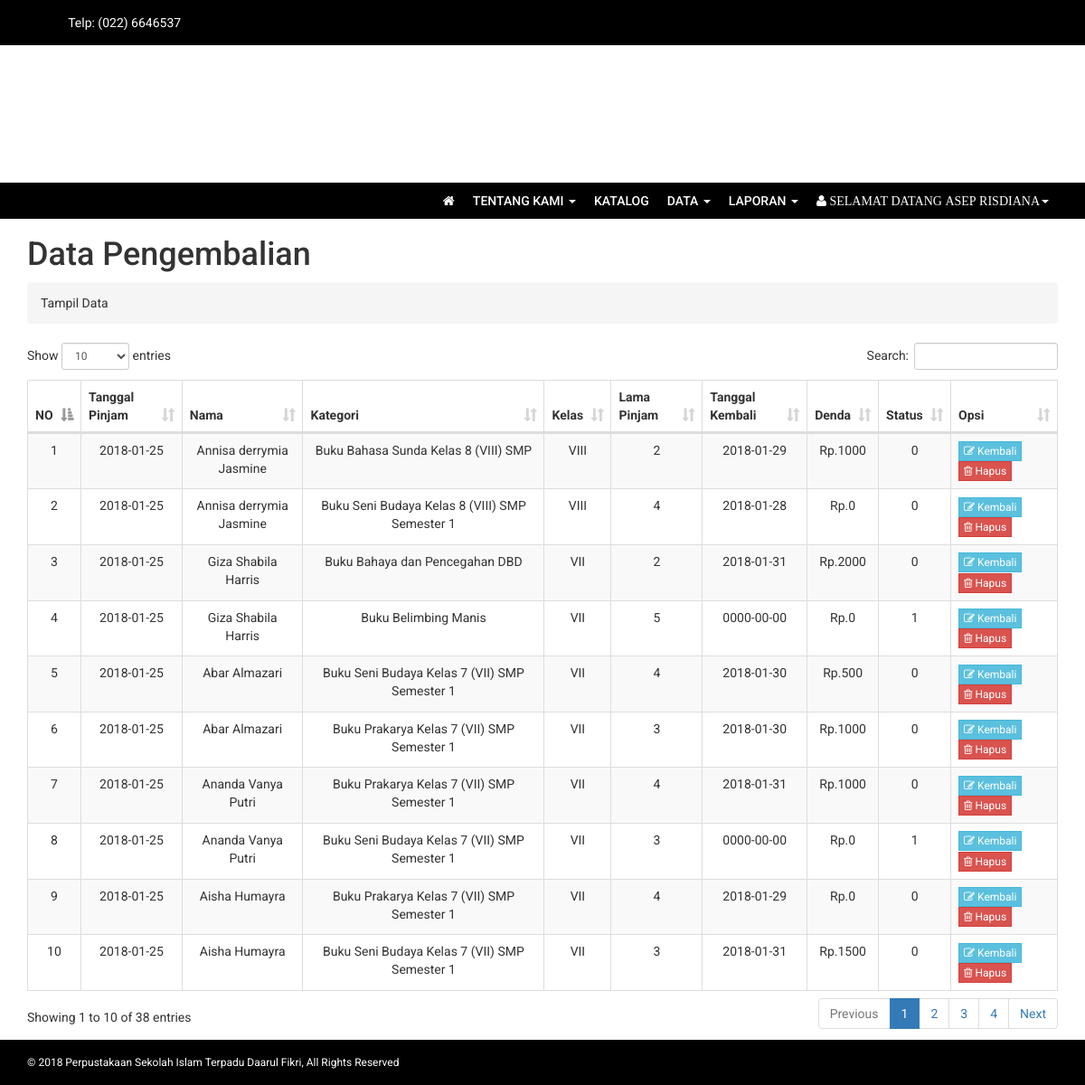
Screenshot of /index.php?page=pengembalian (signed in) with the database file from the repository.
### tables this page shows
CREATE TABLE `peminjaman` (
  `id_pinjam` int(11) NOT NULL,
  `tanggal_pinjam` date NOT NULL,
  `nama` varchar(30) NOT NULL,
  `kategori` varchar(1000) NOT NULL,
  `kelas` enum('VII','VIII','IX') NOT NULL,
  `lama_pinjam` int(11) NOT NULL,
  `tanggal_kembali` date NOT NULL,
  `denda` decimal(10,0) NOT NULL,
  `status` int(11) NOT NULL,
  `tgl_publish` date NOT NULL
);

### models/m_crud.php (called while the page is built, shortened)
<?php
class Peminjaman {
	private $mysqli;
	function __construct($conn) {
		$this->mysqli = $conn;
	}
	public function tampil_pinjam($id_pinjam = null) {
		$db = $this->mysqli->conn;
		$sql = "SELECT * FROM peminjaman";
		$query = $db->query($sql) or die ($db->error);
			return $query;
	}
}
?>

### view/pengembalian.php (the view, shortened to what this page needs)
<?php
$pm = new Peminjaman($connection);
if(@$_GET['act'] == '') {
?>
 <div class="container">
      <div id="page-wrapper">
  <div class="row">
          <div class="col-lg-12">
            <h1>Data Pengembalian <small></small></h1>
            <ol class="breadcrumb">
              <li><i class="icon-dashboard"></i> Tampil Data</a></li>
            </ol>
          </div>
        </div>
        <div class="row">
          <div class="col-lg-12">
      <div class="table-responsive">
          <table class="table table-bordered table-hover table-striped" id="datatables">
              <thead>
              <tr>
                <th>NO</th>
                <th>Tanggal Pinjam</th>
                <th>Nama</th>
                <th>Kategori</th>
                <th>Kelas</th>
                <th>Lama Pinjam</th>
                <th>Tanggal Kembali</th>
                <th>Denda</th>
                <th>Status</th>
                <th>Opsi</th>
              </tr>
            </thead>
            <tbody>
                <?php
                $no = 1;
                $tampil = $pm->tampil_pinjam();
                while($data = $tampil->fetch_object()) {
                ?>
                  <tr>
                  <td align="center"><?php echo $no++; ?></td>
                  <td align="center"><?php echo $data->tanggal_pinjam; ?></td>
                  <td align="center"><?php echo $data->nama; ?></td>
                  <td align="center"><?php echo $data->kategori; ?></td>
                  <td align="center"><?php echo $data->kelas; ?></td>
                  <td align="center"><?php echo $data->lama_pinjam; ?></td>
                  <td align="center"><?php echo $data->tanggal_kembali; ?></td>
                  <td align=center>Rp.<?php echo $data->denda;?></td>
                  <td align="center"><?php echo $data->status; ?></td>
                  <td>
                    <a id="editbs" data-toggle="modal" data-target="#edit" data-ide="<?php echo $data->id_pinjam; ?>" data-pinjam="<?php echo $data->tanggal_pinjam; ?>" data-kat="<?php echo $data->kategori; ?>" data-kls="<?php echo $data->kelas; ?>" data-lama="<?php echo $data->lama_pinjam; ?>" data-kembali="<?php echo $data->tanggal_kembali; ?>" data-denda="<?php echo $data->denda; ?>" data-status="<?php echo $data->status; ?>">
                   <button class="btn btn-info btn-xs"><i class="fa fa-edit"></i> Kembali</button></a>
                    <a href="?page=pengembalian&act=del&id_pinjam=<?php echo $data->id_pinjam; ?>" onclick="return confirm('Yakin akan menghapus data ini? ')">
                    <button class="btn btn-danger btn-xs"><i class="fa fa-trash-o"></i> Hapus</button>
                  </a>
                  </td>
              </tr>
              <?php
               } ?>
           </tbody>
          </table>
</div>
</div>
<?php
} else if(@$_GET['act'] == 'del') {
  $pm->hapus_pinjam($_GET['id_pinjam']);
  header("location: ?page=pengembalian");
}
?>

### assets/css/style4.css (style rules this page uses)
body { font-family: 'Roboto', sans-serif; line-height: 30px; }
.btn { border-radius: 0px; -webkit-border-radius: 0px; -moz-border-radius: 0px; }

### rows the page displays
peminjaman: tanggal_pinjam "2018-01-25", nama "Annisa derrymia Jasmine", kategori "Buku Bahasa Sunda Kelas 8 (VIII) SMP", kelas "VIII", lama_pinjam "2", tanggal_kembali "2018-01-29", denda "1000", status "0"
peminjaman: tanggal_pinjam "2018-01-25", nama "Annisa derrymia Jasmine", kategori "Buku Seni Budaya Kelas 8 (VIII) SMP Semester 1", kelas "VIII", lama_pinjam "4", tanggal_kembali "2018-01-28", denda "0", status "0"
peminjaman: tanggal_pinjam "2018-01-25", nama "Giza Shabila Harris", kategori "Buku Bahaya dan Pencegahan DBD", kelas "VII", lama_pinjam "2", tanggal_kembali "2018-01-31", denda "2000", status "0"
peminjaman: tanggal_pinjam "2018-01-25", nama "Giza Shabila Harris", kategori "Buku Belimbing Manis", kelas "VII", lama_pinjam "5", tanggal_kembali "0000-00-00", denda "0", status "1"
peminjaman: tanggal_pinjam "2018-01-25", nama "Abar Almazari", kategori "Buku Seni Budaya Kelas 7 (VII) SMP Semester 1", kelas "VII", lama_pinjam "4", tanggal_kembali "2018-01-30", denda "500", status "0"
peminjaman: tanggal_pinjam "2018-01-25", nama "Abar Almazari", kategori "Buku Prakarya Kelas 7 (VII) SMP Semester 1", kelas "VII", lama_pinjam "3", tanggal_kembali "2018-01-30", denda "1000", status "0"
peminjaman: tanggal_pinjam "2018-01-25", nama "Ananda Vanya Putri", kategori "Buku Prakarya Kelas 7 (VII) SMP Semester 1", kelas "VII", lama_pinjam "4", tanggal_kembali "2018-01-31", denda "1000", status "0"
peminjaman: tanggal_pinjam "2018-01-25", nama "Ananda Vanya Putri", kategori "Buku Seni Budaya Kelas 7 (VII) SMP Semester 1", kelas "VII", lama_pinjam "3", tanggal_kembali "0000-00-00", denda "0", status "1"
peminjaman: tanggal_pinjam "2018-01-25", nama "Aisha Humayra", kategori "Buku Prakarya Kelas 7 (VII) SMP Semester 1", kelas "VII", lama_pinjam "4", tanggal_kembali "2018-01-29", denda "0", status "0"
peminjaman: tanggal_pinjam "2018-01-25", nama "Aisha Humayra", kategori "Buku Seni Budaya Kelas 7 (VII) SMP Semester 1", kelas "VII", lama_pinjam "3", tanggal_kembali "2018-01-31", denda "1500", status "0"
